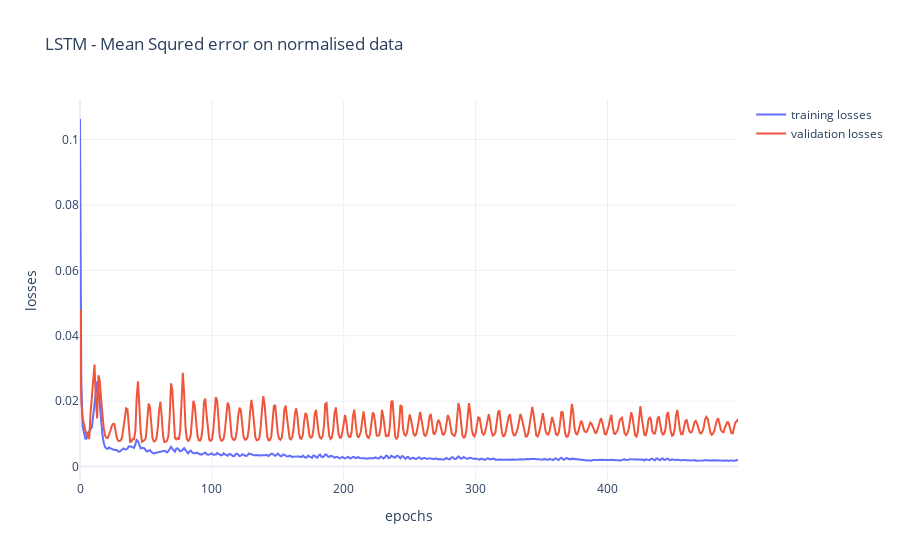

Notebook cell for this chart:
### Code cell
training_losses = opt.training_losses
validation_losses = opt.val_losses

p1 = go.Figure()
p1.add_trace(go.Scatter(y = training_losses, name = "training losses"))
p1.add_trace(go.Scatter(y = validation_losses, name = "validation losses"))
p1.update_layout(xaxis_title = "epochs", yaxis_title = "losses")
p1.update_layout(title = "LSTM - Mean Squred error on normalised data")

### Figure 1 — Plotly figure (JSON) as saved in the notebook; plotly's stock layout.template omitted (floating-point values rounded to 4 significant figures; data arrays with more than 128 entries replaced by an {"elided": "..."} marker saying what was removed)
{"data": [{"name": "training losses", "type": "scatter", "y": {"elided": "500 float values"}}, {"name": "validation losses", "type": "scatter", "y": {"elided": "500 float values"}}], "layout": {"title": {"text": "LSTM - Mean Squred error on normalised data"}, "xaxis": {"title": {"text": "epochs"}}, "yaxis": {"title": {"text": "losses"}}}}
